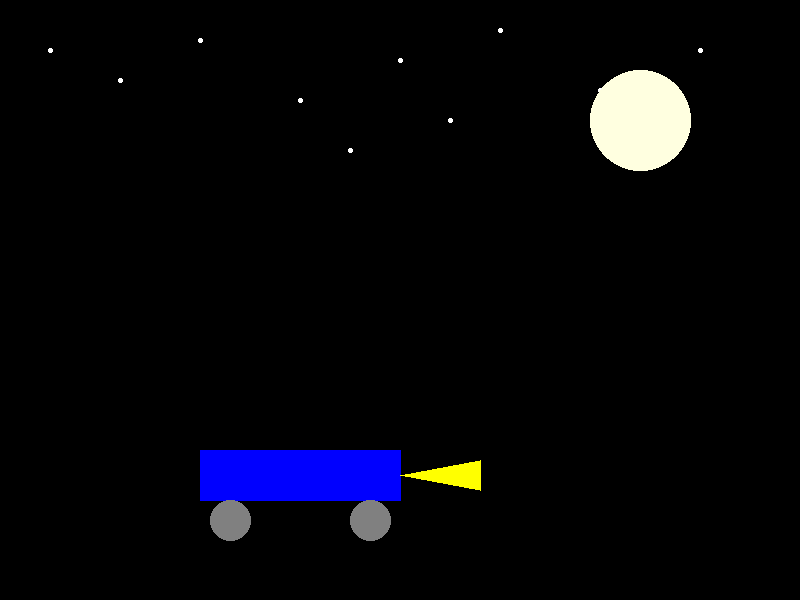
#> input picture lab3/images/lab1_input.png, 800 x 600 px, found by its file name
$ jupyter execute --allow-errors variant2_lab3_perlik_k_4_101_2.ipynb
#> lines starting #> are read from the running program, lines starting #| are printed output that depends on the picture; after the words box and inside, x2 and y2 are one past the last pixel; in counts of white or black regions, pixels touching at a corner belong together
#> further down, img is the input picture: PIL image 800x600 RGB; mean R, G, B 5.7, 5.7, 10
<a href="https://colab.research.google.com/github/tyrypic/python-pil-labworks/blob/main/variant2_lab3_perlik_k_4_101_2.ipynb" target="_parent"></a>

# Лабораторная работа №3: «Гистограмма и преобразование интенсивностей полутоновых изображений»
**Вариант 2**

**Цель:** Освоить способы трансформации изображения попиксельной обработкой и использование гистограмм.

**Задание:**
1. Возьмите полученную в 1-й лабораторной работе картинку и переведите её в grayscale-режим
   (Y = 0.2126·R + 0.7152·G + 0.0722·B), далее используйте это полутоновое изображение вместе с тремя другими полутоновыми картинками.
2. Постройте гистограммы всех изображений.
3. Выполните логарифмическое преобразование изображений, постройте гистограммы результатов.
4. Выполните степенные (гамма) преобразования изображений, постройте гистограммы результатов.
5. Реализуйте кусочно-линейные преобразования с двумя разными наборами параметров, постройте гистограммы.
6. Выполните пороговую сегментацию для многопиковых гистограмм, локализуйте отдельные объекты и покажите результаты.

*Исходные файлы разместите в папке `images/`, результаты будете сохранять в `output/`.*

[cell 1]
import os
from PIL import Image
import numpy as np
import matplotlib.pyplot as plt

# Создаем директорию для выходных файлов
output_dir = 'output'
os.makedirs(output_dir, exist_ok=True)

# Пути к исходным изображениям (замените на свои файлы)
image_paths = [
    'images/lab1_input.png',    # результат первой лаб. работы
    'images/gray1.jpg',
    'images/gray2.jpg',
    'images/gray3.jpg'
]

def rgb_to_gray(image):
    """Преобразование в полутоновый канал по формуле Y = 0.2126 R + 0.7152 G + 0.0722 B."""
    arr = np.array(image).astype(float)
    y = 0.2126 * arr[...,0] + 0.7152 * arr[...,1] + 0.0722 * arr[...,2]
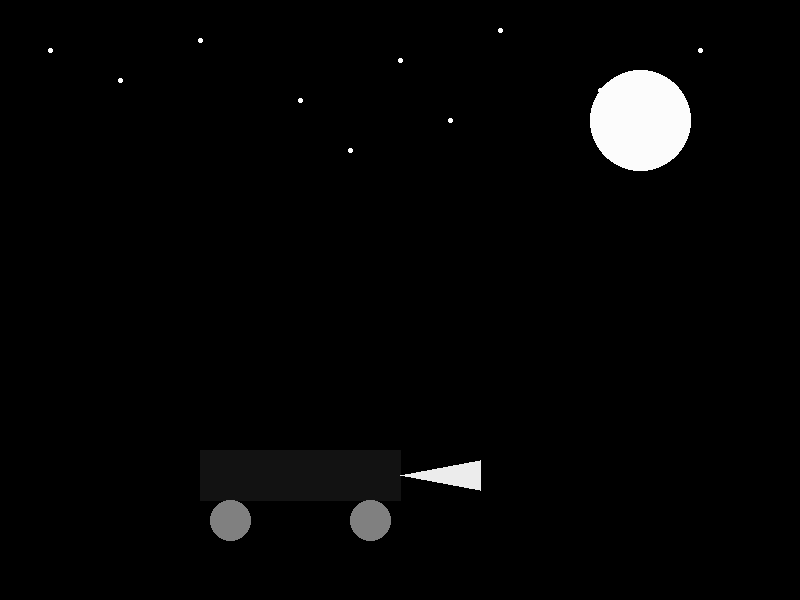
#> y: shape (600, 800) float64; min 0, max 255, mean 6
    gray = np.uint8(y)
    return Image.fromarray(gray)

def plot_histogram(arr, title, filename):
    """Строим и сохраняем гистограмму."""
#> called with title = 'Гистограмма lab1_input (gray)', filename = 'lab1_input_hist_gray.png'
    plt.figure()
    plt.hist(arr.ravel(), bins=256, range=(0,255))
    plt.title(title)
    plt.xlabel('Интенсивность')
    plt.ylabel('Частота')
    plt.savefig(os.path.join(output_dir, filename))
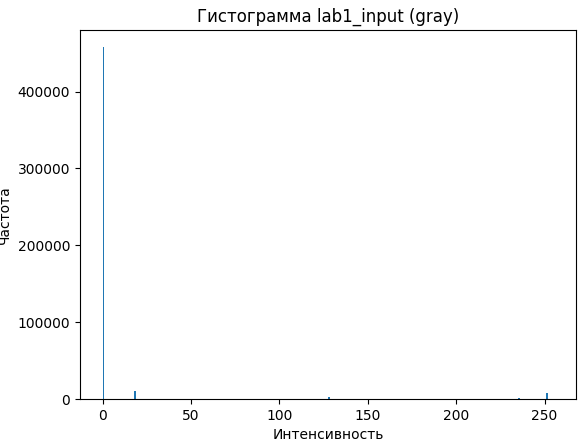
#> figure drawn by matplotlib, 1 panel; tallest bar 457708 high, from x = 0 to 0.996
    plt.close()

def log_transform(image):
    arr = np.array(image).astype(float)
#> arr: shape (600, 800) float64
    c = 255 / np.log(1 + np.max(arr))
#> c = 46.02
    log_img = c * np.log(1 + arr)
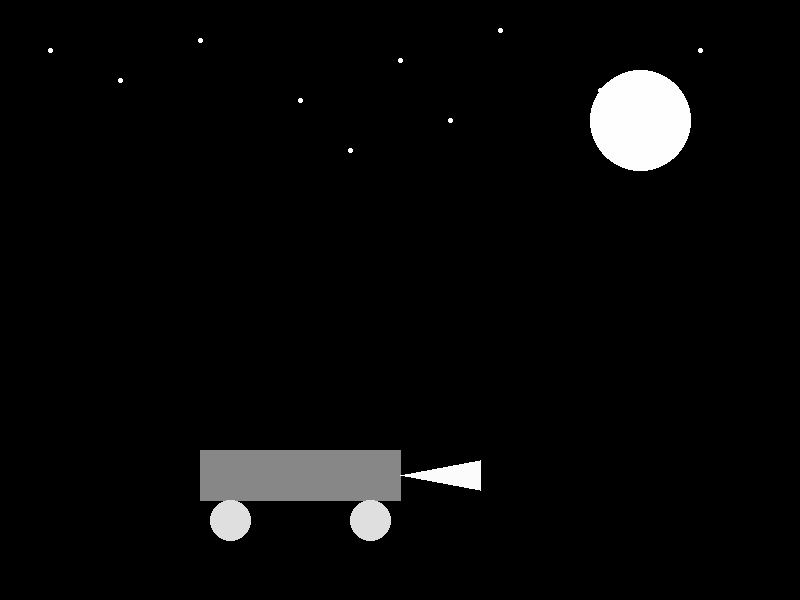
#> log_img: shape (600, 800) float64; min 0, max 255, mean 9.1
    log_img = np.uint8(np.clip(log_img, 0, 255))
#> the loop `for g in [0.5, 1.5, 2.2]:` made 3 passes
#> pass 1, in power_law_transform, `pow_img = np.power(arr, gamma) * 255`:
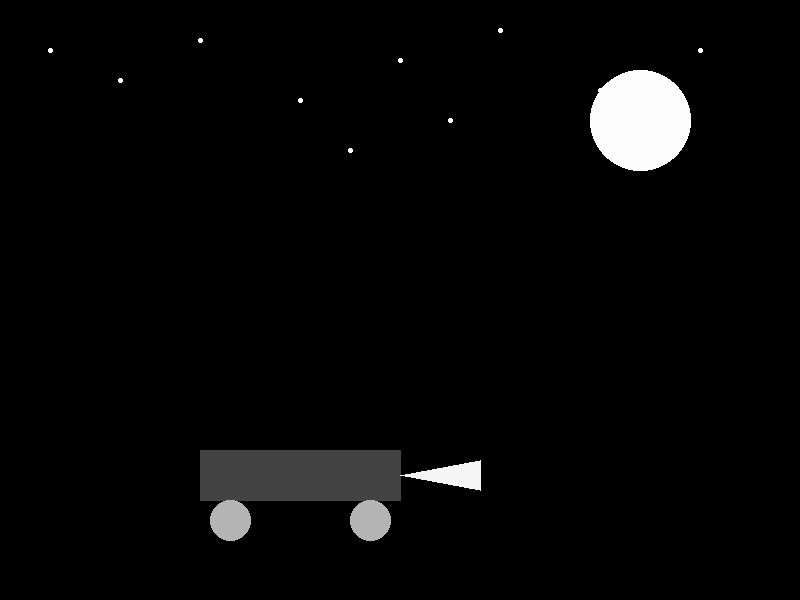
#> pow_img: shape (600, 800) float64; min 0, max 254.5, mean 7.4
    return Image.fromarray(log_img)

def power_law_transform(image, gamma):
    arr = np.array(image).astype(float) / 255.0
    pow_img = np.power(arr, gamma) * 255
    pow_img = np.uint8(np.clip(pow_img, 0, 255))
    return Image.fromarray(pow_img)

def piecewise_linear(image, r1, s1, r2, s2):
#> called with r1 = 70, s1 = 0, r2 = 140, s2 = 255
    arr = np.array(image).astype(float)
    out = np.zeros_like(arr)
#> out: shape (600, 800) float64; every value is 0
    # первый участок
    mask1 = arr <= r1
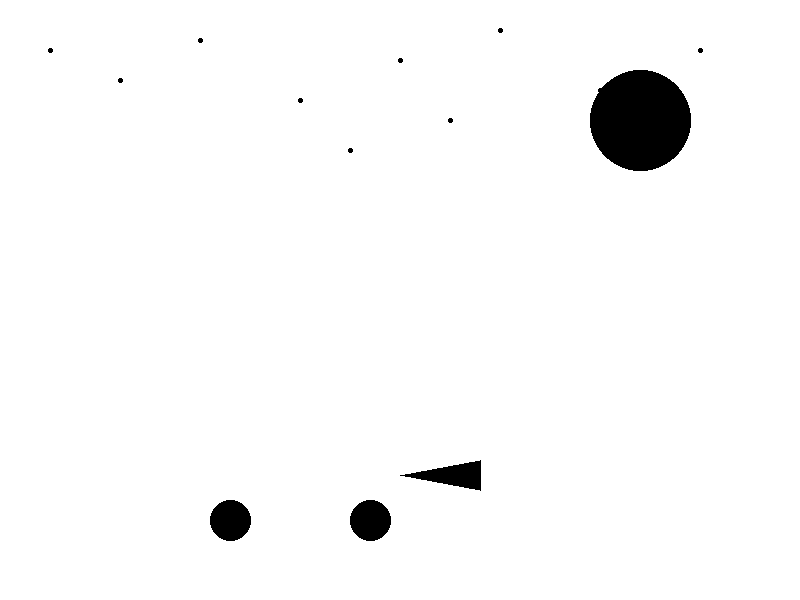
#> mask1: shape (600, 800) bool; 97.5% white; 13 black regions, largest, box (x1, y1, x2, y2) and area: (590, 70, 691, 171) 8014, (210, 500, 251, 541) 1313, (350, 500, 391, 541) 1313
    out[mask1] = (s1/r1) * arr[mask1]
    # второй
    mask2 = (arr > r1) & (arr <= r2)
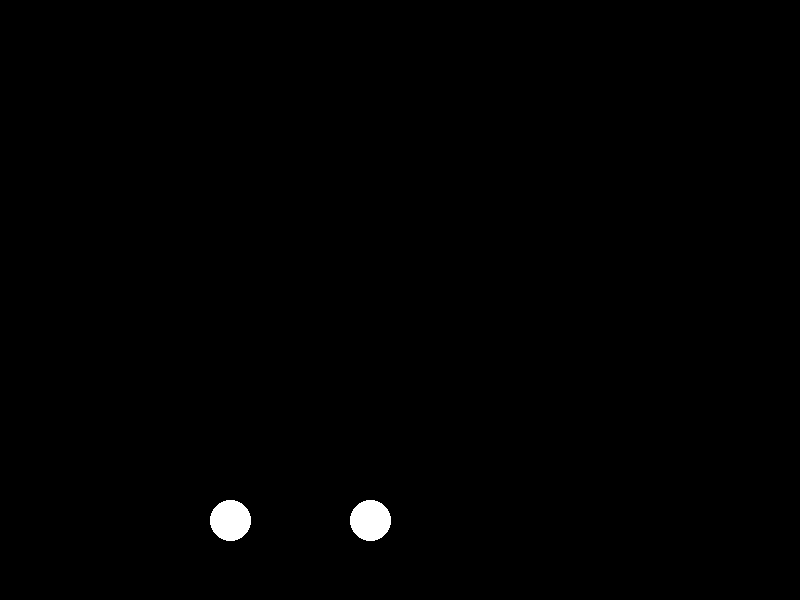
#> mask2: shape (600, 800) bool; 0.55% white; 2 white regions, box (x1, y1, x2, y2) and area: (210, 500, 251, 541) 1313, (350, 500, 391, 541) 1313
    out[mask2] = ((s2 - s1)/(r2 - r1)) * (arr[mask2] - r1) + s1
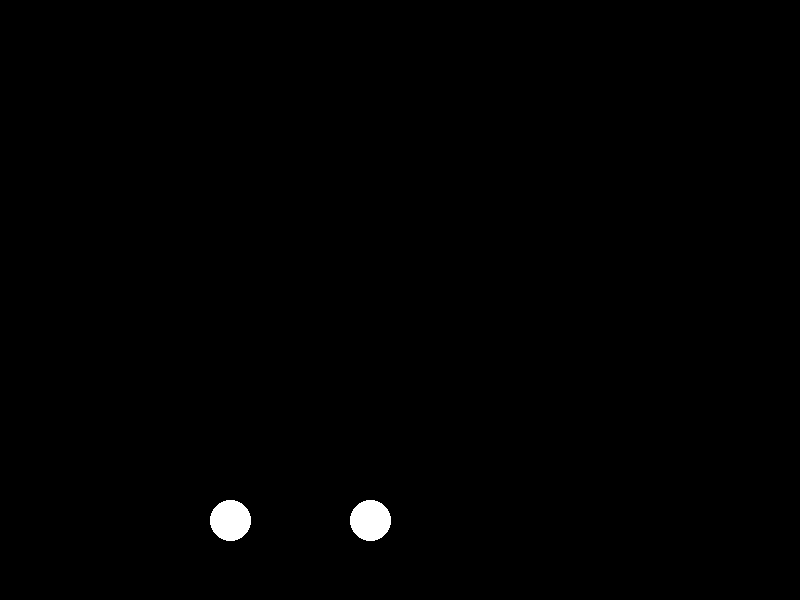
#> out: shape (600, 800) float64; values 0 (black) and 211.3 (white), 0.55% white; 2 white regions, box (x1, y1, x2, y2) and area: (210, 500, 251, 541) 1313, (350, 500, 391, 541) 1313
    # третий
    mask3 = arr > r2
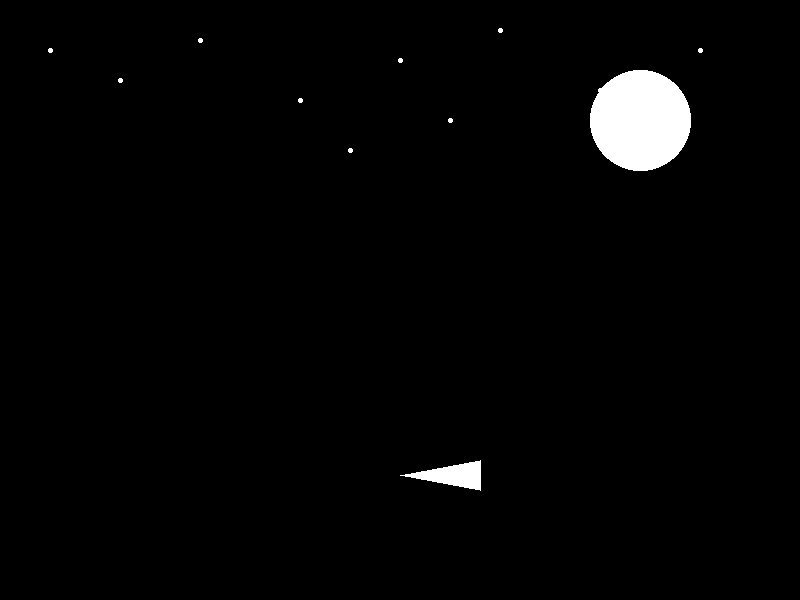
#> mask3: shape (600, 800) bool; 2% white; 11 white regions, largest, box (x1, y1, x2, y2) and area: (590, 70, 691, 171) 8014, (400, 460, 481, 491) 1231, (498, 28, 503, 33) 21
    out[mask3] = ((255 - s2)/(255 - r2)) * (arr[mask3] - r2) + s2
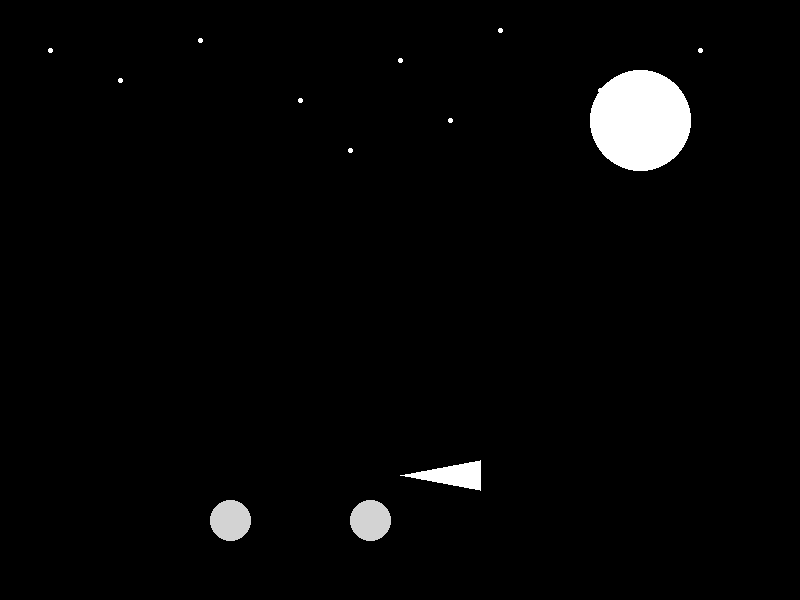
#> out: shape (600, 800) float64; 1.97% of pixels changed, all inside (x1, y1, x2, y2) = (48, 28, 703, 491)
    out = np.uint8(np.clip(out, 0, 255))
#> call 2 of piecewise_linear, with r1 = 50, s1 = 30, r2 = 200, s2 = 220
#> in piecewise_linear (call 2), `out[mask3] = ((255 - s2)/(255 - r2)) * (arr[mask3] - r2) + s2`:
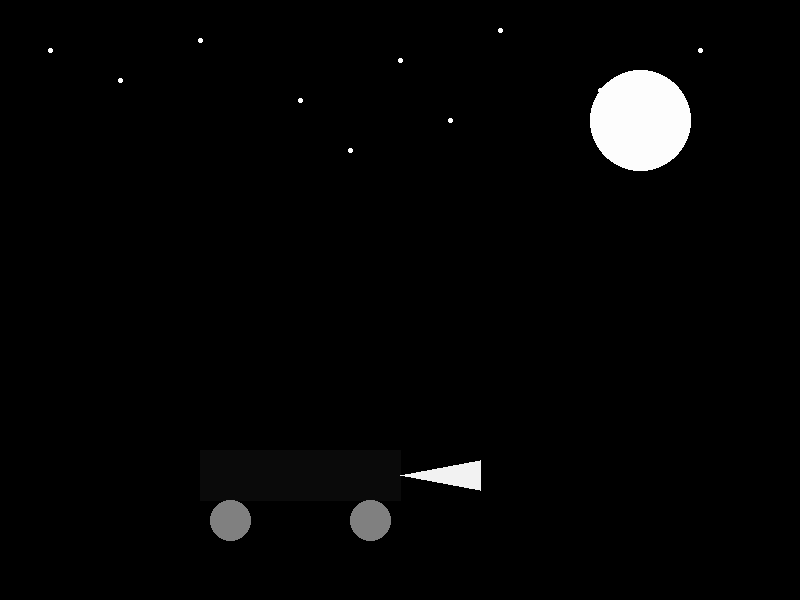
#> out: shape (600, 800) float64; min 0, max 254.4, mean 5.9
    return Image.fromarray(out)

def threshold_segmentation(image, thresh):
#> called with thresh = 128
    arr = np.array(image)
    seg = np.where(arr > thresh, 255, 0).astype(np.uint8)
    return Image.fromarray(seg)

# Обработка всех изображений
#> (the rest of this cell did not finish here and is left out)


print("Обработка завершена. Результаты сохранены в папке output.")
